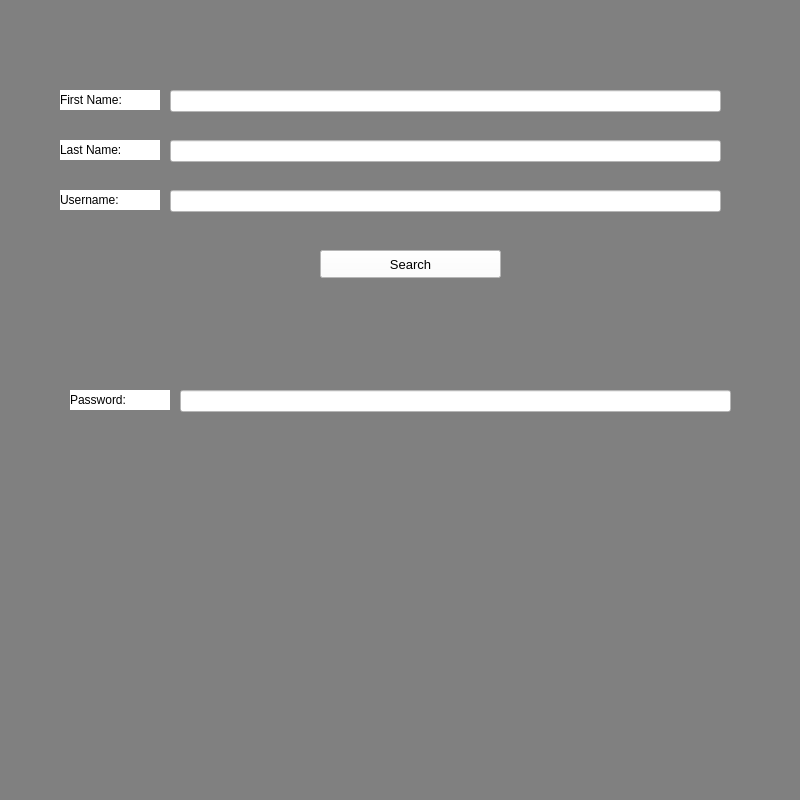
<?xml version="1.0" encoding="UTF-8"?>
<ui version="4.0">
 <class>MainWindow</class>
 <widget class="QMainWindow" name="MainWindow">
  <property name="geometry">
   <rect>
    <x>0</x>
    <y>0</y>
    <width>800</width>
    <height>800</height>
   </rect>
  </property>
  <property name="minimumSize">
   <size>
    <width>800</width>
    <height>800</height>
   </size>
  </property>
  <property name="maximumSize">
   <size>
    <width>800</width>
    <height>800</height>
   </size>
  </property>
  <property name="windowTitle">
   <string>MainWindow</string>
  </property>
  <property name="styleSheet">
   <string notr="true">background-color: #808080</string>
  </property>
  <widget class="QWidget" name="centralwidget">
   <widget class="QLabel" name="label_username_teacher">
    <property name="geometry">
     <rect>
      <x>60</x>
      <y>190</y>
      <width>100</width>
      <height>20</height>
     </rect>
    </property>
    <property name="styleSheet">
     <string notr="true">background-color: #ffffff</string>
    </property>
    <property name="text">
     <string>Username:</string>
    </property>
   </widget>
   <widget class="QLineEdit" name="lineEdit_username_teacher">
    <property name="geometry">
     <rect>
      <x>170</x>
      <y>190</y>
      <width>551</width>
      <height>22</height>
     </rect>
    </property>
    <property name="styleSheet">
     <string notr="true">background-color: #ffffff</string>
    </property>
    <property name="text">
     <string/>
    </property>
   </widget>
   <widget class="QLabel" name="label_last_name_teacher">
    <property name="geometry">
     <rect>
      <x>60</x>
      <y>140</y>
      <width>100</width>
      <height>20</height>
     </rect>
    </property>
    <property name="styleSheet">
     <string notr="true">background-color: #ffffff</string>
    </property>
    <property name="text">
     <string>Last Name:</string>
    </property>
   </widget>
   <widget class="QLineEdit" name="lineEdit_first_name_teacher">
    <property name="geometry">
     <rect>
      <x>170</x>
      <y>90</y>
      <width>551</width>
      <height>22</height>
     </rect>
    </property>
    <property name="styleSheet">
     <string notr="true">background-color:#ffffff
</string>
    </property>
    <property name="text">
     <string/>
    </property>
   </widget>
   <widget class="QLabel" name="label_first_name_teacher">
    <property name="geometry">
     <rect>
      <x>60</x>
      <y>90</y>
      <width>100</width>
      <height>20</height>
     </rect>
    </property>
    <property name="styleSheet">
     <string notr="true">background-color: #ffffff</string>
    </property>
    <property name="text">
     <string>First Name:</string>
    </property>
   </widget>
   <widget class="QLineEdit" name="lineEdit_lastname_teacher">
    <property name="geometry">
     <rect>
      <x>170</x>
      <y>140</y>
      <width>551</width>
      <height>22</height>
     </rect>
    </property>
    <property name="styleSheet">
     <string notr="true">background-color:#ffffff</string>
    </property>
    <property name="text">
     <string/>
    </property>
   </widget>
   <widget class="QPushButton" name="pushButton_Lesson_Edit_edit">
    <property name="geometry">
     <rect>
      <x>320</x>
      <y>250</y>
      <width>181</width>
      <height>28</height>
     </rect>
    </property>
    <property name="font">
     <font>
      <pointsize>10</pointsize>
     </font>
    </property>
    <property name="styleSheet">
     <string notr="true">background-color: #ffffff</string>
    </property>
    <property name="text">
     <string>Search</string>
    </property>
   </widget>
   <widget class="QLineEdit" name="lineEdit_username_teacher_2">
    <property name="geometry">
     <rect>
      <x>180</x>
      <y>390</y>
      <width>551</width>
      <height>22</height>
     </rect>
    </property>
    <property name="styleSheet">
     <string notr="true">background-color: #ffffff</string>
    </property>
    <property name="text">
     <string/>
    </property>
   </widget>
   <widget class="QLabel" name="label_username_teacher_2">
    <property name="geometry">
     <rect>
      <x>70</x>
      <y>390</y>
      <width>100</width>
      <height>20</height>
     </rect>
    </property>
    <property name="styleSheet">
     <string notr="true">background-color: #ffffff</string>
    </property>
    <property name="text">
     <string>Password:</string>
    </property>
   </widget>
  </widget>
  <widget class="QStatusBar" name="statusbar"/>
 </widget>
 <resources/>
 <connections/>
</ui>
